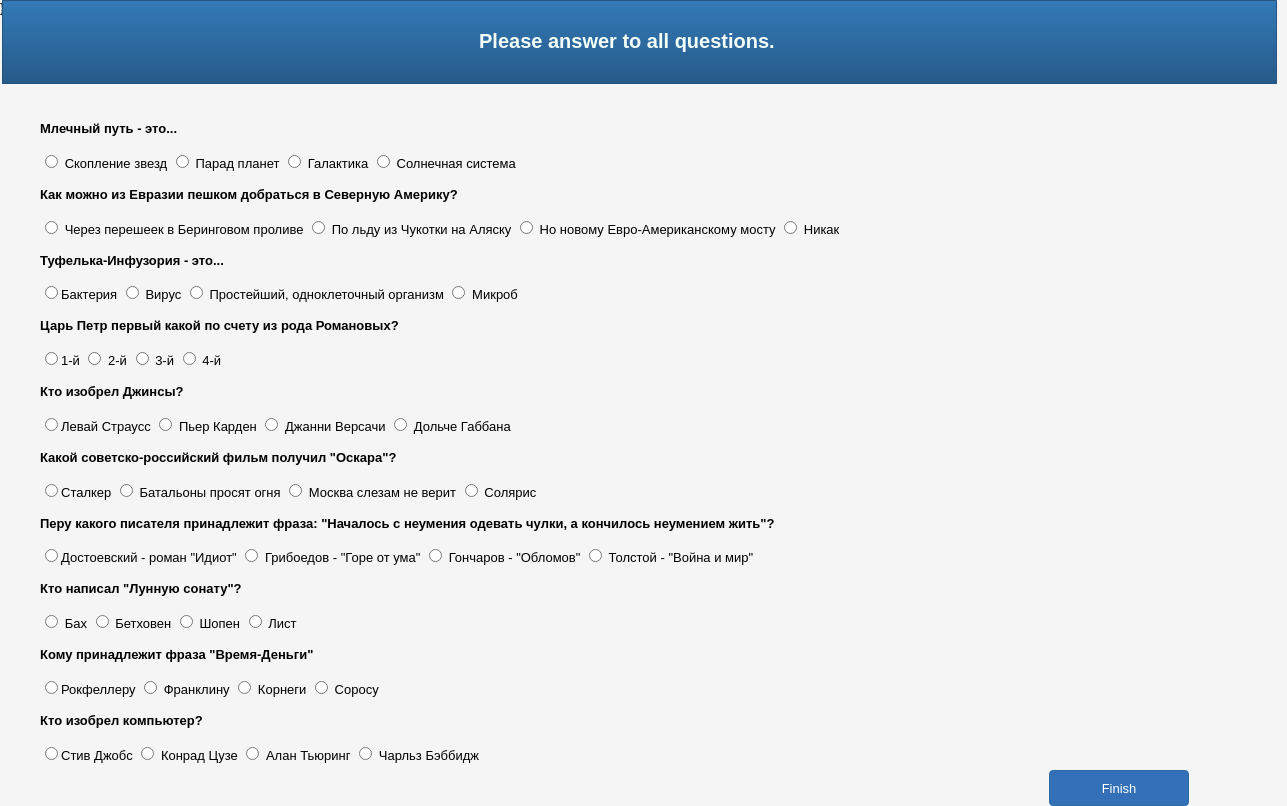
The page /QuestionsPage on the database its author committed.
### Questions/models.py (models this page shows)
class Question(models.Model):       # Questions database
    Question_text = models.CharField(max_length=255)
    Score = models.IntegerField()
    def __str__(self):
        return self.Question_text

### Questions/views.py (the view)
# urls.py: url(r'^QuestionsPage', QuestionsPage),
def QuestionsPage(request):
    global TotalScores
    TotalScores = 0
    if request.method == "POST":
        if request.POST.get("Q1") == "Галактика":
            TotalScores += 10
        if request.POST.get("Q2") == "Никак":
            TotalScores += 10
        if request.POST.get("Q3") == "Простейший, одноклеточный организм":
            TotalScores += 10
        if request.POST.get("Q4") == "3-й":
            TotalScores += 10
        if request.POST.get("Q5") == "Левай Страусс":
            TotalScores += 10
        if request.POST.get("Q6") == "Москва слезам не верит":
            TotalScores += 10
        if request.POST.get("Q7") == "Гончаров - 'Обломов'":
            TotalScores += 10
        if request.POST.get("Q8") == "Бетховен":
            TotalScores += 10
        if request.POST.get("Q9") == "Франклину":
            TotalScores += 10
        if request.POST.get("Q10") == "Чарльз Бэббидж":
            TotalScores += 10
        FindUser = User.objects.get(Login=login)
        FindUser.TotalScores = TotalScores      # Add TotalScores value to user table in database
        FindUser.save()
        return redirect(ResultPage)
    else:
        return render(request, "QuestionsPage.html", context)

### templates/QuestionsPage.html (shortened to what this page needs)
<!doctype html>
<html>
<head>
    {% load static %}}
<link href="{% static "css/Безымянный1.css" %}" rel="stylesheet" type="text/css" media="all">
<link href="{% static "css/questions.css" %}" rel="stylesheet" type="text/css" media="all">
</head>
<body>
<div id="wb_Top_Box" style="position:absolute;left:2px;top:0px;width:1262px;height:84px;z-index:0;">
<img src={% static "images/img0002.png" %} id="Top_Box" alt="" style="width:1275px;height:84px;"></div>
<div id="wb_text" style="position:absolute;left:479px;top:30px;width:308px;height:24px;z-index:1;text-align:left;">
<span style="color:#F5FFFA;font-family:Arial;font-size:20px;"><strong>Please answer to all questions.</strong></span></div>
<form action="QuestionsPage.html" method="post">
    <ul>
        <strong>{{ Question1 }}</strong> </br></br>
        <input type="radio" value="Скопление звезд" name="Q1" > Скопление звезд </input>
        <input type="radio" value="Парад планет" name="Q1"> Парад планет </input>
        <input type="radio" value="Галактика" name="Q1"> Галактика </input>
        <input type="radio" value="Солнечная система" name="Q1"> Солнечная система </input>
        <strong>{{ Question2 }}</strong> </br></br>
        <input type="radio" value="Через перешеек в Беринговом проливе" name="Q2"> Через перешеек в Беринговом проливе </input>
        <input type="radio" value="По льду из Чукотки на Аляску" name="Q2"> По льду из Чукотки на Аляску </input>
        <input type="radio" value="Но новому Евро-Американскому мосту" name="Q2"> Но новому Евро-Американскому мосту </input>
        <input type="radio" value="Никак" name="Q2"> Никак </input>
        <strong>{{ Question3 }}</strong> </br></br>
        <input type="radio" value="Бактерия" name="Q3">Бактерия </input>
        <input type="radio" value="Вирус" name="Q3"> Вирус </input>
        <input type="radio" value="Простейший, одноклеточный организм" name="Q3"> Простейший, одноклеточный организм </input>
        <input type="radio" value="Микроб" name="Q3"> Микроб </input>
        <strong>{{ Question4 }}</strong> </br></br>
        <input type="radio" value="1-й" name="Q4">1-й </input>
        <input type="radio" value="2-й" name="Q4"> 2-й </input>
        <input type="radio" value="3-й" name="Q4"> 3-й </input>
        <input type="radio" value="4-й" name="Q4"> 4-й </input>
        <strong>{{ Question5 }}</strong> </br></br>
        <input type="radio" value="Левай Страусс" name="Q5">Левай Страусс </input>
        <input type="radio" value="Пьер Карден" name="Q5"> Пьер Карден </input>
        <input type="radio" value="Джанни Версачи" name="Q5"> Джанни Версачи </input>
        <input type="radio" value="Дольче Габбана" name="Q5"> Дольче Габбана </input>
        <strong>{{ Question6 }}</strong> </br></br>
        <input type="radio" value="Сталкер" name="Q6">Сталкер </input>
        <input type="radio" value="Батальоны просят огня" name="Q6"> Батальоны просят огня </input>
        <input type="radio" value="Москва слезам не верит" name="Q6"> Москва слезам не верит </input>
        <input type="radio" value="Солярис" name="Q6"> Солярис </input>
        <strong>{{ Question7 }}</strong> </br></br>
        <input type="radio" value="Достоевский - роман 'Идиот'" name="Q7">Достоевский - роман "Идиот" </input>
        <input type="radio" value="Грибоедов - 'Горе от ума'" name="Q7"> Грибоедов - "Горе от ума" </input>
        <input type="radio" value="Гончаров - 'Обломов'" name="Q7"> Гончаров - "Обломов" </input>
        <input type="radio" value="Толстой - 'Война и мир'" name="Q7"> Толстой - "Война и мир" </input>
        <strong>{{ Question8 }}</strong> </br></br>
        <input type="radio" value="Бах" name="Q8"> Бах </input>
        <input type="radio" value="Бетховен" name="Q8"> Бетховен </input>
        <input type="radio" value="Шопен" name="Q8"> Шопен </input>
        <input type="radio" value="Лист" name="Q8"> Лист </input>
        <strong>{{ Question9 }}</strong> </br></br>
        <input type="radio" value="Рокфеллеру" name="Q9">Рокфеллеру </input>
        <input type="radio" value="Франклину" name="Q9"> Франклину </input>
        <input type="radio" value="Корнеги" name="Q9"> Корнеги </input>
        <input type="radio" value="Соросу" name="Q9"> Соросу </input>
        <strong>{{ Question10 }}</strong> </br></br>
        <input type="radio" value="Стив Джобс" name="Q10">Стив Джобс </input>
        <input type="radio" value="Конрад Цузе" name="Q10"> Конрад Цузе </input>
        <input type="radio" value="Алан Тьюринг" name="Q10"> Алан Тьюринг </input>
        <input type="radio" value="Чарльз Бэббидж" name="Q10"> Чарльз Бэббидж </input>
    </ul>
    <input type="submit" id="Finish_Button" name="Finish" value="Finish" style="position:absolute;left:1049px;top:770px;width:140px;height:36px;z-index:2;">
</form>
</body>
</html>

### Questions/static/css/questions.css (style rules this page uses)
html, body { width: 100%; height: 100%; }
body { background-color: #F5F5F5; color: #000000; font-family: Arial; font-weight: normal; font-size: 13px; line-height: 1.1875; margin: 0; padding: 0; }
#Top_Box { border-width: 0; }
#wb_text { background-color: transparent; background-image: none; border: 0px #000000 solid; padding: 0; margin: 0; text-align: left; }
#Finish_Button { border: 1px #2E6DA4 solid; -moz-border-radius: 4px; -webkit-border-radius: 4px; border-radius: 4px; background-color: #3370B7; background-image: none; color: #FFFFFF; font-family: Arial; font-weight: normal; font-size: 13px; }

### rows shown on the page
Question: Question_text "Млечный путь - это..."
Question: Question_text "Как можно из Евразии пешком добраться в Северную Америку?"
Question: Question_text "Туфелька-Инфузория - это..."
Question: Question_text "Царь Петр первый какой по счету из рода Романовых?"
Question: Question_text "Кто изобрел Джинсы?"
Question: Question_text "Какой советско-российский фильм получил \"Оскара\"?"
Question: Question_text "Перу какого писателя принадлежит фраза: \"Началось с неумения одевать чулки, а кончилось неумением жить\"?"
Question: Question_text "Кто написал \"Лунную сонату\"?"
Question: Question_text "Кому принадлежит фраза \"Время-Деньги\""
Question: Question_text "Кто изобрел компьютер?"
